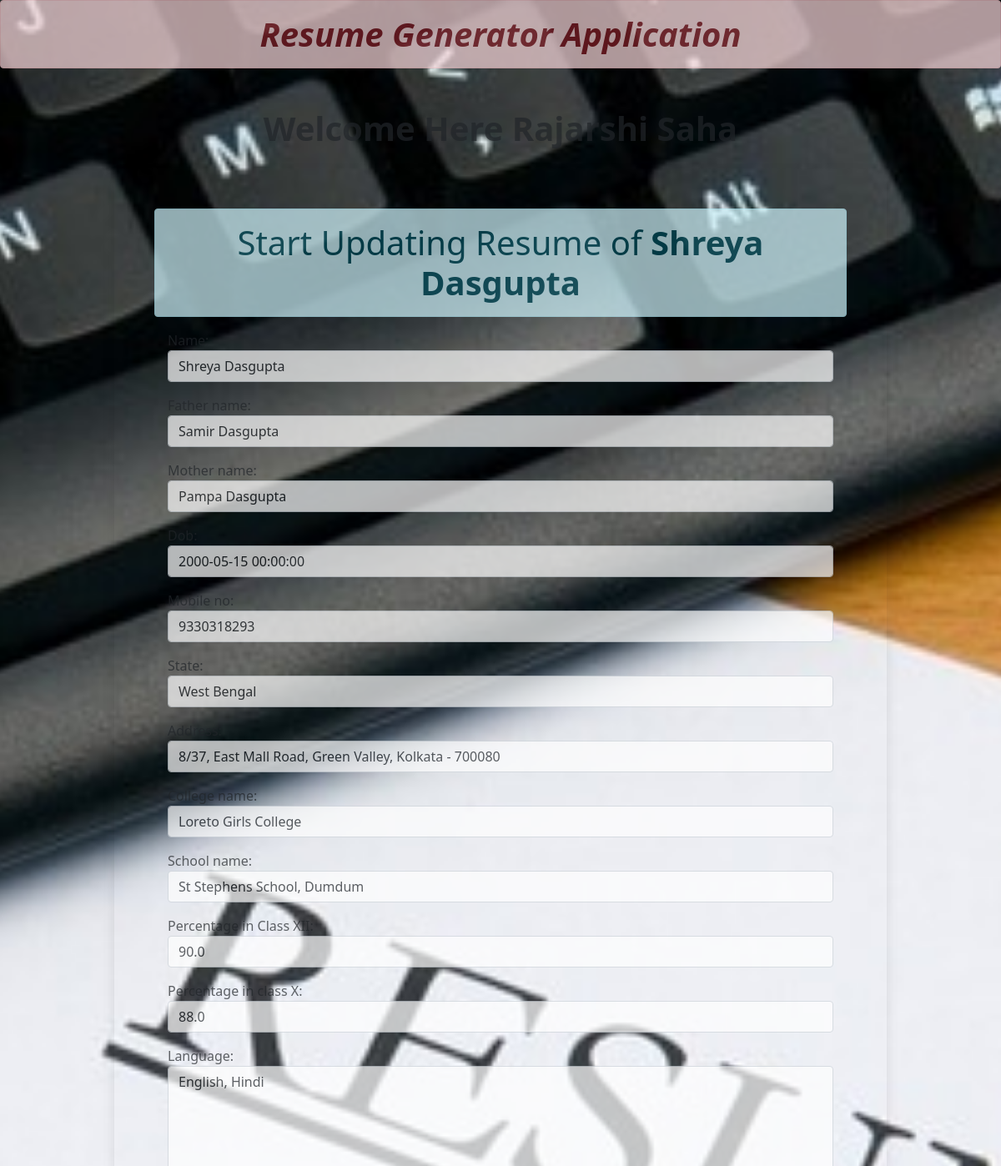
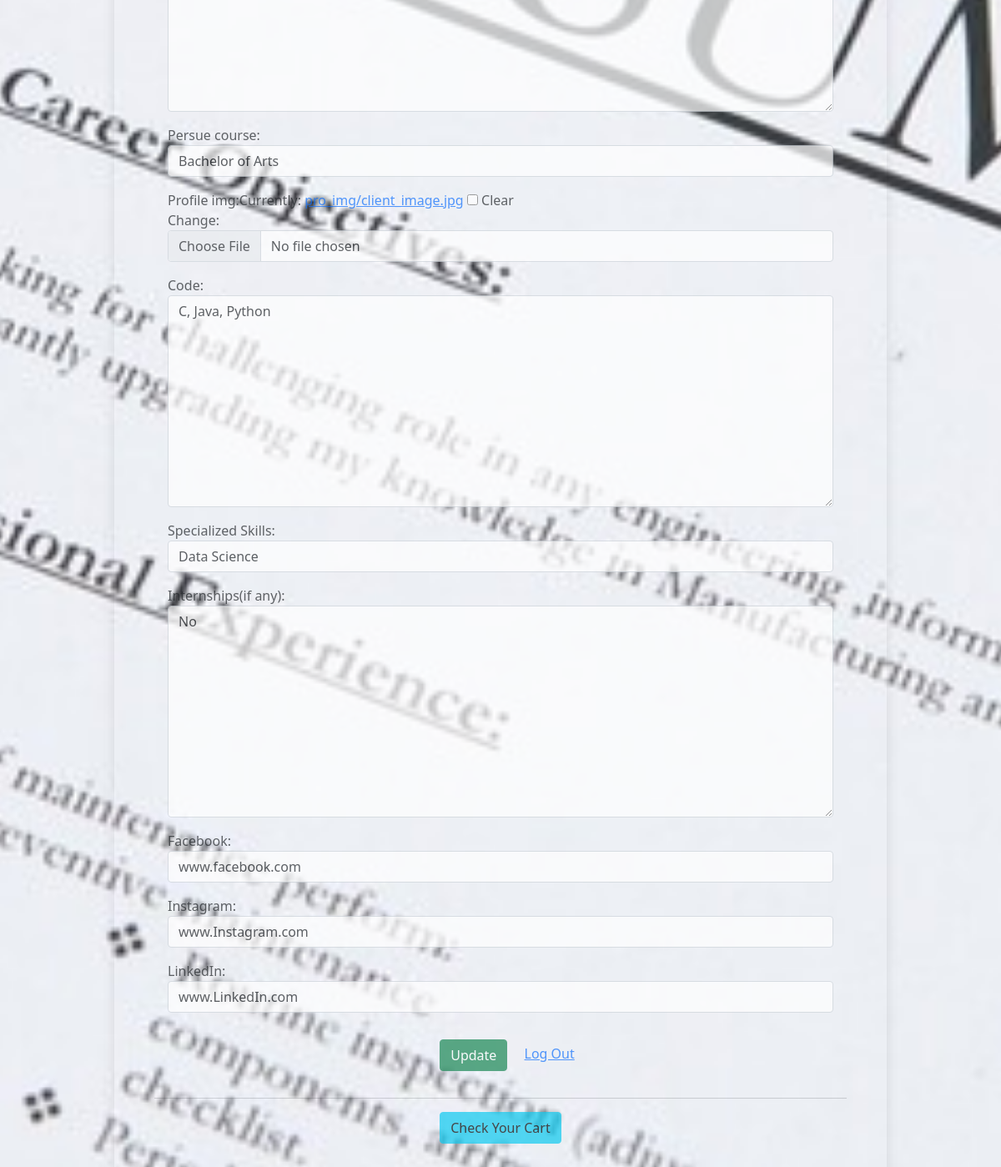
Page /updateProfile/16/ (signed in) on the committed database (2 pictures, top to bottom).
### resume/models.py (models this page shows, shortened)
class profile(models.Model):
    user = models.ForeignKey(User, on_delete=models.CASCADE)
    name = models.CharField(max_length=100, default=' ')
    profile_img = models.ImageField(upload_to='pro_img', blank=True)
    dob = models.DateField()
    mobile_no = models.PositiveIntegerField()
    state = models.CharField(max_length=200, choices=STATE_CHOICES)
    address = models.CharField(max_length=250)
    father_name = models.CharField(max_length=150)
    mother_name = models.CharField(max_length=150)
    college_name = models.TextField()
    school_name = models.TextField()
    class_12 = models.FloatField()
    class_10 = models.FloatField()
    persue_course = models.CharField(max_length=150, choices=COURSE_CHOICES)
    language = models.TextField(blank=True)

class skills(models.Model):
    profile = models.OneToOneField(profile, on_delete=models.CASCADE)
    code = models.TextField(default='')
    skill_name = models.CharField(max_length=200)
    intern_exp = models.TextField()
    facebook = models.CharField(max_length=150)
    instagram = models.CharField(max_length=150)
    linkedIn = models.CharField(max_length=150)

### resume/views.py (the view)
# urls.py: path('updateProfile/<int:id>/', views.update_profile, name="updateProfile"),
def update_profile(request, id):
    if request.user.is_authenticated:
        pi = profile.objects.get(pk=id)
        skill = skills.objects.get(profile=pi)
        if request.method == 'POST':
            forms = studentDetailForms(data=request.POST, files=request.FILES, instance=pi)
            sforms = skillsForm(data=request.POST, instance=skill)
            if forms.is_valid() and sforms.is_valid():
                forms = forms.save(commit=False)
                forms.user = request.user
                forms.save()
                inst = forms.name
                sforms = sforms.save(commit=False)
                prol = profile.objects.get(name=inst)
                sforms.profile = prol
                sforms.save()
                return HttpResponseRedirect('/visitProfile/')
        else:
            forms = studentDetailForms(instance=pi)
            sforms = skillsForm(instance=skill)
        return render(request, 'updateResume.html', {'forms': forms, 'sforms': sforms, 'pi': pi})
    else:
        return HttpResponseRedirect('/')

### resume/forms.py
class skillsForm(forms.ModelForm):
    class Meta:
        model = skills
        fields = ['code', 'skill_name', 'intern_exp', 'facebook', 'instagram', 'linkedIn']
        labels = {'coding': 'Programming Languages(if any)', 'skill_name': 'Specialized Skills', 'intern_exp': 'Internships(if any)'}
        widgets = {'code': forms.Textarea(attrs={'class': 'form-control'}), 'skill_name': forms.TextInput(attrs={'class': 'form-control'}),
        'intern_exp': forms.Textarea(attrs={'class': 'form-control'}), 'facebook': forms.TextInput(attrs={'class': 'form-control'}),
        'instagram': forms.TextInput(attrs={'class': 'form-control'}), 'linkedIn': forms.TextInput(attrs={'class': 'form-control'})}

### templates/updateResume.html (shortened to what this page needs)
{% extends 'base.html'%}
{% block msg %}
<div class="col-sm-12">
    <h1 class="text-center fw-bold">Welcome Here {{request.user.first_name}} {{request.user.last_name}}</h1>
</div>
{% endblock msg %}
{% block content %}
    <form action="" method="POST" novalidate class = 'shadow p-5' enctype="multipart/form-data">
        <h1 class="text-center alert alert-info">Start Updating Resume of <strong class="text-capitalize">{{pi.name}}</strong></h1>
        {% for fm in forms %}
            <p class="m-3">{{fm.label_tag}}{{fm}} <small class="text-danger">{{fm.errors|striptags}}</small></p>
        {% endfor %}
        {% for sf in sforms %}
            <p class="m-3">{{sf.label_tag}}{{sf}}<small class="text-danger">{{sf.errors|striptags}}</small></p>
        {% endfor %}
        <div class="text-center">
            <input type="submit" value="Update" class="btn btn-success m-3">
            <a href="{% url 'logout' %}" class="text-decoration-done">Log Out</a>
            <hr>
            <a href="{% url 'visitProfile' %}" class="text-decoration-done btn btn-info">Check Your Cart</a>
        </div>
    </form>
{% endblock content %}

### resume/static/resume/css/style.css (style rules this page uses)
body { background: url('/static/resume/images/resume_image.jpg'); opacity: 0.7; background-size: cover; background-position: center; }

### rows in the picture
profile: name "Shreya Dasgupta", forms "Shreya Dasgupta" "Samir Dasgupta" "Pampa Dasgupta" "2000-05-15 00:00:00" "9330318293" "West Bengal" "8/37, East Mall Road, Green Valley, Kolkata - 700080" "Loreto Girls College" "St Stephens School, Dumdum" "90.0" "88.0" "English, Hindi" "Bachelor of Arts"
skills: sforms "C, Java, Python" "Data Science" "No" "www.facebook.com" "www.Instagram.com" "www.LinkedIn.com"

### other values in the picture
{{ request.user.first_name }} "Rajarshi"
{{ request.user.last_name }} "Saha"
{{ fm.label_tag }} "Name:" "Father name:" "Mother name:" "Mobile no:" "State:" "Address:" "College name:" "School name:" "Percentage in Class XII:" "Percentage in class X:" "Language:" "Persue course:" "Profile img:"
{{ sf.label_tag }} "Code:" "Specialized Skills:" "Internships(if any):" "Facebook:" "Instagram:" "LinkedIn:"
